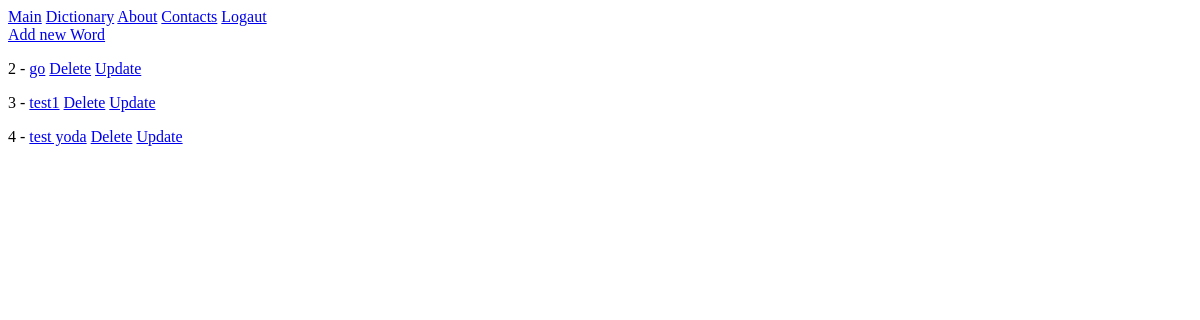
/dictionary/ (signed in), run on an earlier commit of the app's database.
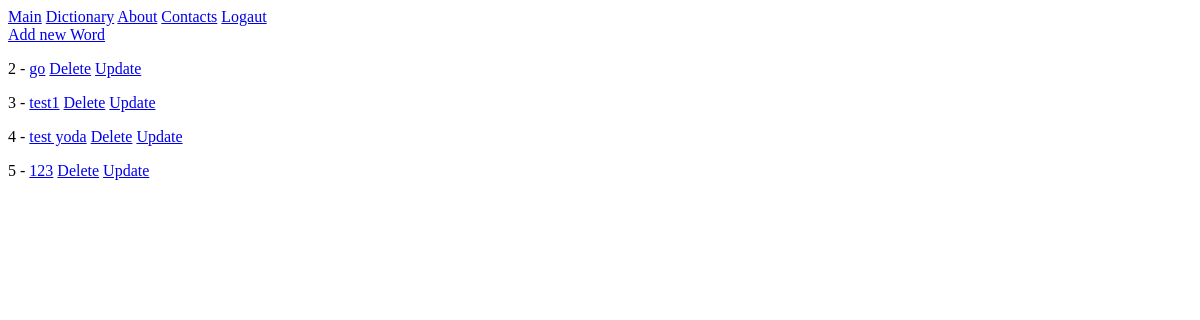
And on a later commit of the database.
### main/models.py (models this page shows)
class Word(models.Model):
    word = models.CharField(max_length=200)
    image = models.ImageField(null=True, blank=True, upload_to='../images/')
    translation = models.TextField()
    def get_absolute_url(self):
        return reverse('word-detail', kwargs={'pk':self.pk})#f"/products/{self.id}/"

### main/views.py (the view)
# urls.py: path('dictionary/', WordListView.as_view(), name='dictionary'),
class WordListView(ListView):
    template_name = 'main/dictionary.html'
    queryset = Word.objects.all()

### main/templates/main/dictionary.html (shortened to what this page needs)
{% extends 'main/base.html' %}
{% block content %}
<a href="{% url 'word-create' %}">Add new Word</a>
{% for instance in object_list %}
<p>{{ instance.id }} - <a href="{{ instance.get_absolute_url }}">{{ instance.word }}</a>
  <a href="{% url 'word-delete' instance.pk %}">Delete</a>
  <a href="{% url 'word-update' instance.pk %}">Update</a>
</p>
{% endfor %}
{% endblock  %}

### main/templates/main/base.html (shortened to what this page needs)
<!DOCTYPE html>
<html lang="en">
<head>
</head>
<body>
    {% if user.is_authenticated %}
      {% include 'main/nav_bar.html' %}
      {% block content %}
      {% endblock %}
    {% endif  %}
</body>
</html>

### main/templates/main/nav_bar.html
<nav>
    <div >
        <a href="{% url 'main' %}">Main</a>
        <a href="{% url 'dictionary' %}">Dictionary</a>
        <a href="{% url 'about' %}">About</a>
        <a href="{% url 'contacts' %}">Contacts</a>
        <a href="{% url 'logout' %}">Logaut</a>
    </div>
</nav>

What changed in the data, as far as the page shows it:
added Word: id "5", word "123"
